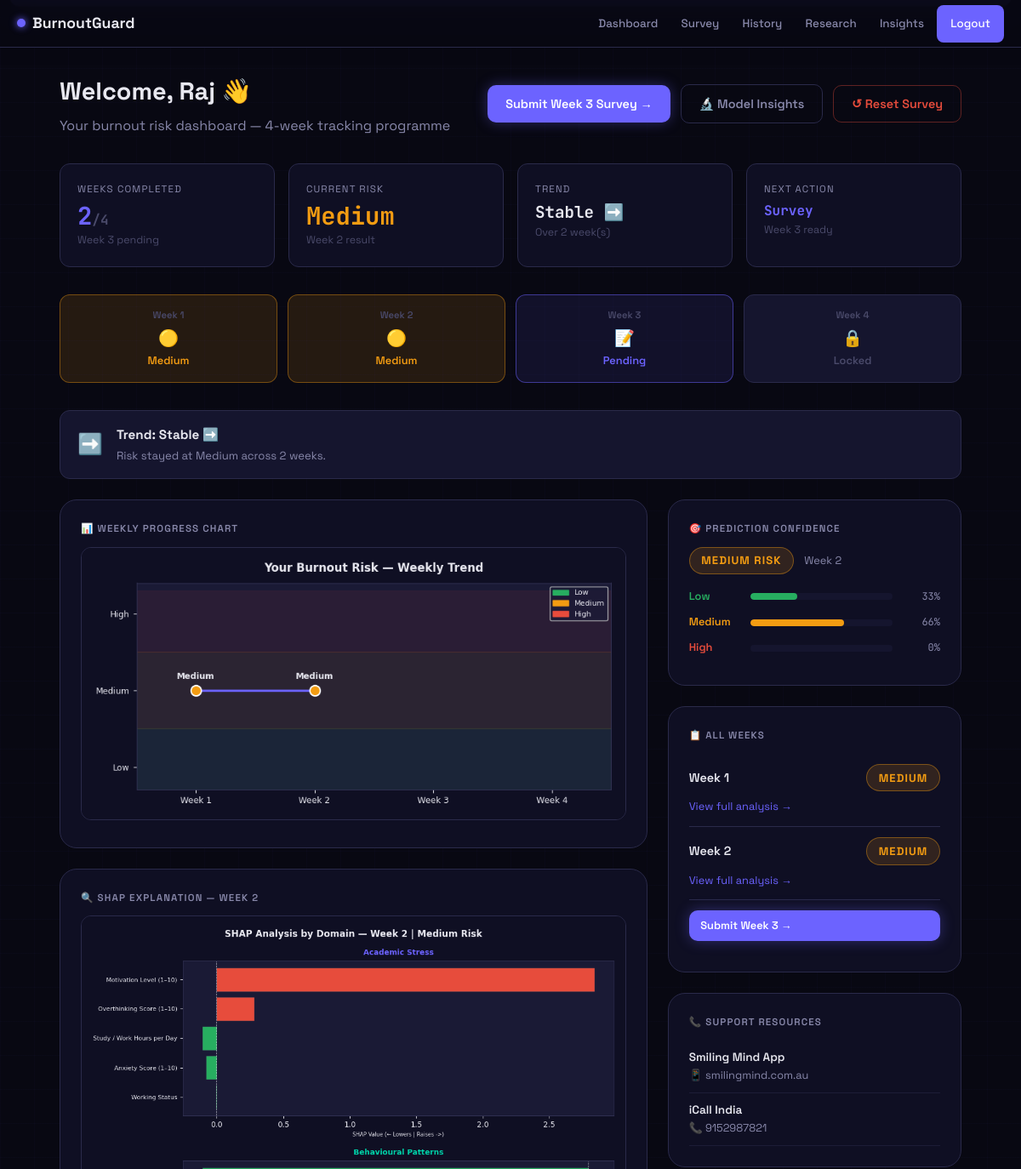
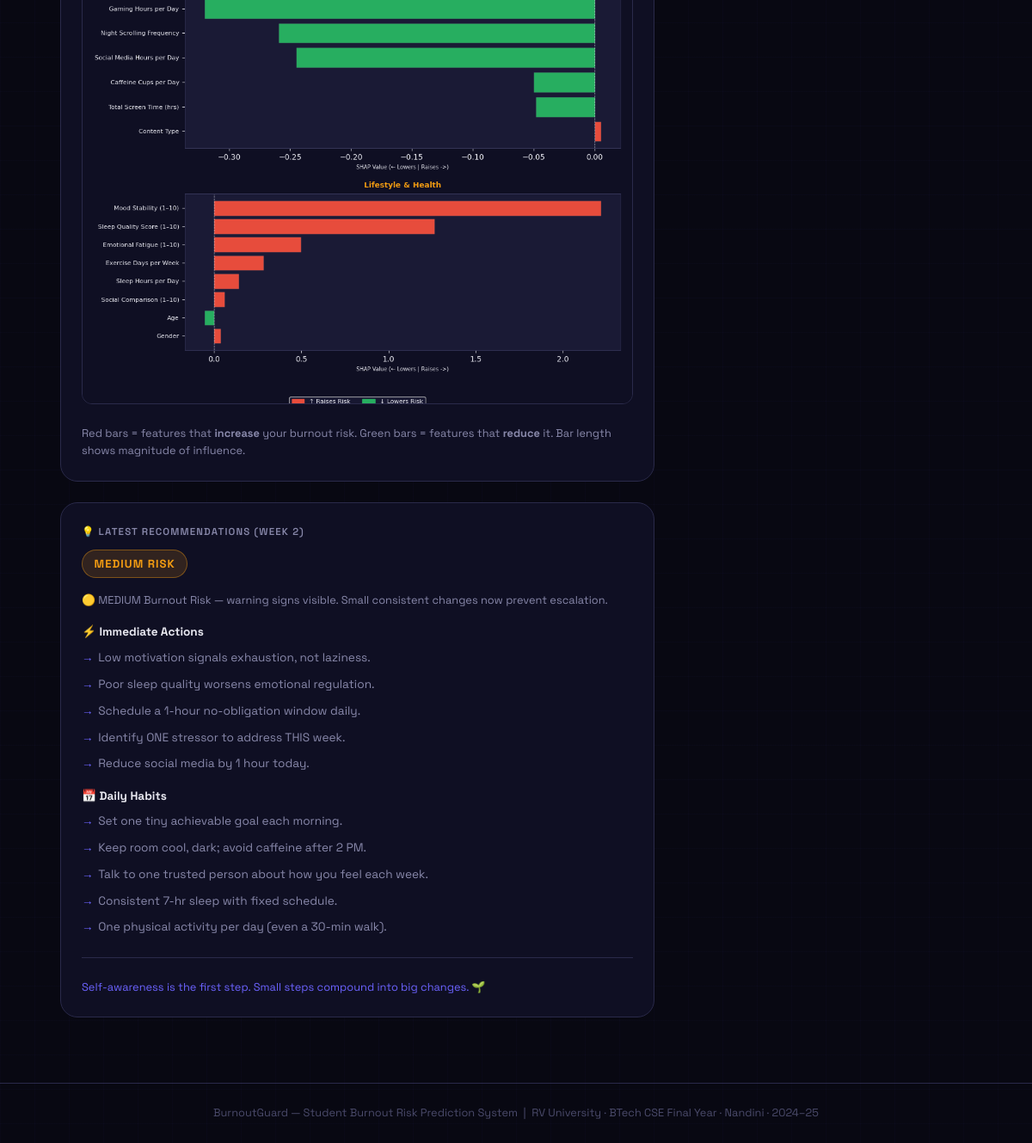
The app's page /dashboard (signed in) with its own data (2 pictures, top to bottom).
### tables this page shows
CREATE TABLE users (
    id INTEGER PRIMARY KEY AUTOINCREMENT, username TEXT UNIQUE NOT NULL,
    email TEXT UNIQUE NOT NULL, password_hash TEXT NOT NULL,
    full_name TEXT NOT NULL, created_at TEXT DEFAULT (datetime('now'))
);

CREATE TABLE predictions (
    id INTEGER PRIMARY KEY AUTOINCREMENT, user_id INTEGER NOT NULL,
    week_number INTEGER NOT NULL, response_id INTEGER NOT NULL,
    predicted_risk TEXT NOT NULL,
    confidence_low REAL, confidence_medium REAL, confidence_high REAL,
    shap_values_json TEXT, top_features_json TEXT,
    grouped_shap_json TEXT, recommendation_json TEXT,
    predicted_at TEXT DEFAULT (datetime('now')),
    FOREIGN KEY(user_id) REFERENCES users(id), UNIQUE(user_id,week_number)
);

### app.py (the view, shortened to what this page needs)
@app.route('/dashboard')
@login_required
def dashboard():
    db=get_db(); uid=session['user_id']
    preds=db.execute('SELECT * FROM predictions WHERE user_id=? ORDER BY week_number',(uid,)).fetchall()
    weeks=[p['week_number'] for p in preds]; next_week=max(weeks)+1 if weeks else 1; can_submit=next_week<=4
    trend=analyse_trend([p['predicted_risk'] for p in preds])
    chart_file=make_weekly_chart([{'week_number':p['week_number'],'predicted_risk':p['predicted_risk']} for p in preds],uid) if preds else None
    latest_pred=latest_rec=latest_shap_chart=None
    if preds:
        lp=preds[-1]; latest_pred=dict(lp)
        if lp['recommendation_json']: latest_rec=json.loads(lp['recommendation_json'])
        if lp['grouped_shap_json']:
            gs=json.loads(lp['grouped_shap_json'])
            latest_shap_chart=make_grouped_shap_chart(gs,lp['predicted_risk'],uid,lp['week_number'])
    return render_template('dashboard.html',user=current_user(),predictions=[dict(p) for p in preds],
        weeks_submitted=weeks,next_week=next_week,can_submit=can_submit,trend_info=trend,
        chart_file=chart_file,latest_pred=latest_pred,latest_rec=latest_rec,latest_shap_chart=latest_shap_chart)

### app.py (called while the page is built)
def get_db():
    if 'db' not in g:
        g.db = sqlite3.connect(DB_PATH)
        g.db.row_factory = sqlite3.Row
        g.db.execute("PRAGMA foreign_keys=ON")
    return g.db

def login_required(f):
    @wraps(f)
    def dec(*a,**kw):
        if 'user_id' not in session: flash('Please log in.','warning'); return redirect(url_for('login'))
        return f(*a,**kw)
    return dec

def current_user(): return get_db().execute('SELECT * FROM users WHERE id=?',(session['user_id'],)).fetchone() if 'user_id' in session else None

### frontend/templates/dashboard.html (shortened to what this page needs)
{% extends "base.html" %}
{% block content %}
<div class="page-wrap">
  <div class="dash-header flex-between">
    <div>
      <h1>Welcome, {{ user.full_name }} 👋</h1>
      <p>Your burnout risk dashboard — 4-week tracking programme</p>
    </div>
    <div style="display:flex; gap:0.75rem; flex-wrap:wrap; align-items:center;">
      {% if can_submit %}
      <a href="{{ url_for('survey') }}" class="btn btn-primary">Submit Week {{ next_week }} Survey →</a>
      {% else %}
      <span class="btn btn-outline" style="cursor:default;">✓ All 4 Weeks Complete</span>
      {% endif %}
      <a href="{{ url_for('model_insights') }}" class="btn btn-outline" title="Demo guide: values for Low/Med/High">🔬 Model Insights</a>
      <form method="POST" action="{{ url_for('reset_survey') }}" style="margin:0;"
            onsubmit="return confirm('Reset all survey data and start from Week 1?');">
        <button type="submit" class="btn btn-outline" style="color:#e74c3c; border-color:rgba(231,76,60,0.4);">↺ Reset Survey</button>
      </form>
    </div>
  </div>
  <div class="stat-cards">
    <div class="stat-card">
      <div class="label">Weeks Completed</div>
      <div class="value text-purple">{{ weeks_submitted|length }}<span style="font-size:1rem;color:var(--fg-dim)">/4</span></div>
      <div class="sub">{{ 'All done!' if weeks_submitted|length == 4 else 'Week ' ~ next_week ~ ' pending' }}</div>
    </div>
    <div class="stat-card">
      <div class="label">Current Risk</div>
      {% if latest_pred %}
        <div class="value text-{% if latest_pred.predicted_risk == 'High' %}red{% elif latest_pred.predicted_risk == 'Medium' %}yellow{% else %}green{% endif %}">
          {{ latest_pred.predicted_risk }}
        </div>
        <div class="sub">Week {{ latest_pred.week_number }} result</div>
      {% else %}
        <div class="value text-muted">—</div>
        <div class="sub">Not submitted yet</div>
      {% endif %}
    </div>
    <div class="stat-card">
      <div class="label">Trend</div>
      <div class="value" style="font-size:1.2rem;">{{ trend_info.trend }}</div>
      <div class="sub">Over {{ weeks_submitted|length }} week(s)</div>
    </div>
    <div class="stat-card">
      <div class="label">Next Action</div>
      {% if can_submit %}
        <div class="value text-purple" style="font-size:1rem;">Survey</div>
        <div class="sub">Week {{ next_week }} ready</div>
      {% else %}
        <div class="value text-green" style="font-size:1rem;">Done</div>
        <div class="sub">Review history</div>
      {% endif %}
    </div>
  </div>
  <div class="week-tracker">
    {% for w in range(1, 5) %}
      {% if w in weeks_submitted %}
        {% set pred_w = predictions | selectattr('week_number', 'equalto', w) | list | first %}
        {% set risk = pred_w.predicted_risk if pred_w else 'Medium' %}
        <div class="week-dot done-{{ risk }}">
          <div class="wnum">Week {{ w }}</div>
          <div class="wlabel">
            {% if risk == 'Low' %}✅{% elif risk == 'Medium' %}🟡{% else %}🔴{% endif %}
          </div>
          <div>{{ risk }}</div>
        </div>
      {% elif w == next_week and can_submit %}
        <div class="week-dot next">
          <div class="wnum">Week {{ w }}</div>
          <div class="wlabel">📝</div>
          <div>Pending</div>
        </div>
      {% else %}
        <div class="week-dot locked">
          <div class="wnum">Week {{ w }}</div>
          <div class="wlabel">🔒</div>
          <div>Locked</div>
        </div>
      {% endif %}
    {% endfor %}
  </div>
  {% if trend_info.trend != 'No Data' and trend_info.trend != 'Baseline' %}
  <div class="trend-banner">
    <div class="trend-icon">
      {% if 'Improving' in trend_info.trend %}📈
      {% elif 'Declining' in trend_info.trend %}📉
      {% elif 'Stable' in trend_info.trend %}➡️
      {% else %}〰️{% endif %}
    </div>
    <div class="trend-text">
      <h4>Trend: {{ trend_info.trend }}</h4>
      <p>{{ trend_info.details }}</p>
    </div>
  </div>
  {% endif %}
  <div class="dash-main">
    <div style="display:flex; flex-direction:column; gap:1.5rem;">
      <div class="card">
        <div class="card-title">📊 Weekly Progress Chart</div>
        {% if chart_file %}
          <img src="{{ url_for('static', filename='img/' ~ chart_file) }}"
               class="chart-img" alt="Weekly Trend">
        {% endif %}
      </div>
      {% if latest_shap_chart %}
      <div class="card">
        <div class="card-title">🔍 SHAP Explanation — Week {{ latest_pred.week_number }}</div>
        <img src="{{ url_for('static', filename='img/' ~ latest_shap_chart) }}"
             class="chart-img" alt="SHAP Explanation">
        <p class="text-muted text-small mt-2">
          Red bars = features that <strong>increase</strong> your burnout risk.
          Green bars = features that <strong>reduce</strong> it.
          Bar length shows magnitude of influence.
        </p>
      </div>
      {% endif %}
      {% if latest_rec %}
      <div class="card">
        <div class="card-title">💡 Latest Recommendations (Week {{ latest_pred.week_number }})</div>
        <div class="mb-2">
          <span class="risk-badge risk-{{ latest_pred.predicted_risk }}">
            {{ latest_pred.predicted_risk }} Risk
          </span>
        </div>
        <p class="text-small" style="color:var(--fg-muted); margin-bottom:1rem;">{{ latest_rec.summary }}</p>
        {% if latest_rec.immediate %}
          <h4 style="font-size:0.85rem; font-weight:700; margin-bottom:0.5rem;">⚡ Immediate Actions</h4>
          <ul class="rec-list mb-2">
            {% for item in latest_rec.immediate %}
              <li>{{ item }}</li>
            {% endfor %}
          </ul>
        {% endif %}
        {% if latest_rec.daily_habits %}
          <h4 style="font-size:0.85rem; font-weight:700; margin-bottom:0.5rem;">📅 Daily Habits</h4>
          <ul class="rec-list">
            {% for item in latest_rec.daily_habits %}
              <li>{{ item }}</li>
            {% endfor %}
          </ul>
        {% endif %}
        <div class="divider"></div>
        <p class="text-small text-purple">{{ latest_rec.motivational_message }}</p>
      </div>
      {% endif %}
    </div>
    <div style="display:flex; flex-direction:column; gap:1.5rem;">
      {% if not predictions %}
      <div class="card">
        <div class="empty-state" style="padding:2rem 1rem;">
          <span class="es-icon">🎯</span>
          <h3>Start Your Journey</h3>
          <p>Complete your first survey to get your burnout risk prediction and personalised plan.</p>
          <a href="{{ url_for('survey') }}" class="btn btn-primary">Week 1 Survey →</a>
        </div>
      </div>
      {% else %}
      {% if latest_pred %}
      <div class="card">
        <div class="card-title">🎯 Prediction Confidence</div>
        <div class="mb-2">
          <span class="risk-badge risk-{{ latest_pred.predicted_risk }}">
            {{ latest_pred.predicted_risk }} Risk
          </span>
          <span class="text-small text-muted" style="margin-left:0.5rem;">Week {{ latest_pred.week_number }}</span>
        </div>
        {% set conf_low    = latest_pred.confidence_low    | float %}
        {% set conf_medium = latest_pred.confidence_medium | float %}
        {% set conf_high   = latest_pred.confidence_high   | float %}
        <div class="conf-row">
          <div class="clabel text-green">Low</div>
          <div class="conf-bar-wrap"><div class="conf-bar c-Low" style="width:{{ (conf_low*100)|int }}%"></div></div>
          <div class="conf-pct">{{ (conf_low*100)|int }}%</div>
        </div>
        <div class="conf-row">
          <div class="clabel text-yellow">Medium</div>
          <div class="conf-bar-wrap"><div class="conf-bar c-Medium" style="width:{{ (conf_medium*100)|int }}%"></div></div>
          <div class="conf-pct">{{ (conf_medium*100)|int }}%</div>
        </div>
        <div class="conf-row">
          <div class="clabel text-red">High</div>
          <div class="conf-bar-wrap"><div class="conf-bar c-High" style="width:{{ (conf_high*100)|int }}%"></div></div>
          <div class="conf-pct">{{ (conf_high*100)|int }}%</div>
        </div>
      </div>
      {% endif %}
      <div class="card">
        <div class="card-title">📋 All Weeks</div>
        {% for p in predictions %}
        <div style="padding: 0.75rem 0; border-bottom: 1px solid var(--border);">
          <div class="flex-between">
            <span style="font-weight:600; font-size:0.9rem;">Week {{ p.week_number }}</span>
            <span class="risk-badge risk-{{ p.predicted_risk }}">{{ p.predicted_risk }}</span>
          </div>
          <div class="text-small text-muted mt-1">
            <a href="{{ url_for('result', week=p.week_number) }}"
               style="color:var(--purple); text-decoration:none;">View full analysis →</a>
          </div>
        </div>
        {% endfor %}
        {% if can_submit %}
        <div style="padding: 0.75rem 0;">
          <a href="{{ url_for('survey') }}" class="btn btn-primary btn-sm w-full">
            Submit Week {{ next_week }} →
          </a>
        </div>
        {% endif %}
      </div>
      {% if latest_rec and latest_rec.resources %}
      <div class="card">
        <div class="card-title">📞 Support Resources</div>
        {% for res in latest_rec.resources %}
        <div style="padding: 0.6rem 0; border-bottom: 1px solid rgba(42,42,74,0.5);">
          <div style="font-size:0.85rem; font-weight:600;">{{ res.name }}</div>
          <div class="text-small text-muted">
            {% if res.type == 'phone' %}📞{% elif res.type == 'app' %}📱{% else %}🌐{% endif %}
            {{ res.contact }}
          </div>
        </div>
        {% endfor %}
      </div>
      {% endif %}
      {% endif %}
    </div>
  </div>
</div>
{% endblock %}

### frontend/templates/base.html (style rules this page uses)
:root { --bg-deep: #080812; --bg-card: #0f0f23; --bg-raised: #15152e; --bg-input: #1a1a35; --border: #2a2a4a; --border-glow:#4040aa; --fg: #e8e8f0; --fg-muted: #8888aa; --fg-dim: #4a4a6a; --green: #27ae60; --yellow: #f39c12; --red: #e74c3c; --purple: #6c63ff; --blue: #3498db; --cyan: #00d4aa; --font-body: 'Space Grotesk', sans-serif; --font-mono: 'JetBrains Mono', monospace; --radius: 12px; --radius-lg: 20px; --shadow: 0 4px 24px rgba(0,0,0,0.5); --glow-purple: 0 0 20px rgba(108,99,255,0.3); --safe-top: env(safe-area-inset-top, 0px); --safe-bottom: env(safe-area-inset-bottom, 0px); --safe-left: env(safe-area-inset-left, 0px); --safe-right: env(safe-area-inset-right, 0px); --nav-height: 56px; --bottom-nav-height: 60px; }
*, *::before, *::after { box-sizing: border-box; margin: 0; padding: 0; }
html { font-size: 16px; scroll-behavior: smooth; -webkit-text-size-adjust: 100%; height: -webkit-fill-available; }
body { background: var(--bg-deep); color: var(--fg); font-family: var(--font-body); min-height: 100vh; min-height: -webkit-fill-available; line-height: 1.6; overflow-x: hidden; }
body::before { content: ''; position: fixed; inset: 0; background-image: linear-gradient(rgba(108,99,255,0.025) 1px, transparent 1px), linear-gradient(90deg, rgba(108,99,255,0.025) 1px, transparent 1px); background-size: 40px 40px; pointer-events: none; z-index: 0; }
.page-wrap { position: relative; z-index: 1; max-width: 1100px; margin: 0 auto; padding: 1.75rem 1.25rem; }
.card { background: var(--bg-card); border: 1px solid var(--border); border-radius: var(--radius-lg); padding: 1.5rem; }
.card-title { font-size: 0.72rem; font-weight: 600; letter-spacing: 0.1em; text-transform: uppercase; color: var(--fg-muted); margin-bottom: 0.75rem; }
.risk-badge { display: inline-block; padding: 0.3rem 0.85rem; border-radius: 100px; font-weight: 700; font-size: 0.82rem; text-transform: uppercase; letter-spacing: 0.08em; }
.risk-Medium { background:rgba(243,156,18,0.15); color:#f39c12; border:1px solid rgba(243,156,18,0.4); }
.btn { display: inline-flex; align-items: center; gap: 0.4rem; padding: 0.65rem 1.3rem; border-radius: 10px; font-family: var(--font-body); font-size: 0.9rem; font-weight: 600; cursor: pointer; text-decoration: none; border: none; transition: all 0.2s; -webkit-tap-highlight-color: transparent; touch-action: manipulation; min-height: 44px; }
.btn-primary { background:var(--purple); color:white; box-shadow:0 0 16px rgba(108,99,255,0.35); }
.btn-outline { background:transparent; color:var(--fg-muted); border:1px solid var(--border); }
.btn-sm { padding:0.38rem 0.85rem; font-size:0.8rem; min-height:36px; }
.divider { height:1px; background:var(--border); margin:1.5rem 0; }
.text-green { color:var(--green); }
.text-yellow { color:var(--yellow); }
.text-red { color:var(--red); }
.text-purple { color:var(--purple); }
.text-muted { color:var(--fg-muted); }
.text-small { font-size:0.8rem; }
.mt-1 { margin-top:0.5rem }
.mt-2 { margin-top:1rem }
.mb-2 { margin-bottom:1rem }
.flex-between { display:flex; align-items:center; justify-content:space-between; flex-wrap:wrap; gap:0.75rem; }
.w-full { width:100%; }

### records on screen
users: full_name "Raj"
predictions: predicted_risk "Medium", week_number "2", predicted_risk "Medium", predicted_risk "MEDIUM", (conf_low*100)|int "33", (conf_medium*100)|int "66", (conf_high*100)|int "0"
predictions: predicted_risk "Medium", week_number "1", predicted_risk "MEDIUM"

### other values on screen
{{ next_week }} "3"
{{ weeks_submitted|length }} "2"
{{ trend_info.trend }} "Stable ➡️"
{{ w }} "1" "2"
{{ w }} "3"
{{ w }} "4"
{{ trend_info.details }} "Risk stayed at Medium across 2 weeks."
{{ latest_rec.summary }} "🟡 MEDIUM Burnout Risk — warning signs visible. Small consistent changes now prevent escalation."
{{ item }} "Low motivation signals exhaustion, not laziness." "Poor sleep quality worsens emotional regulation." "Schedule a 1-hour no-obligation window daily." "Identify ONE stressor to address THIS week." "Reduce social media by 1 hour today."
{{ item }} "Set one tiny achievable goal each morning." "Keep room cool, dark; avoid caffeine after 2 PM." "Talk to one trusted person about how you feel each week." "Consistent 7-hr sleep with fixed schedule." "One physical activity per day (even a 30-min walk)."
{{ latest_rec.motivational_message }} "Self-awareness is the first step. Small steps compound into big changes. 🌱"
{{ res.name }} "Smiling Mind App" "iCall India"
{{ res.contact }} "smilingmind.com.au" "9152987821"
